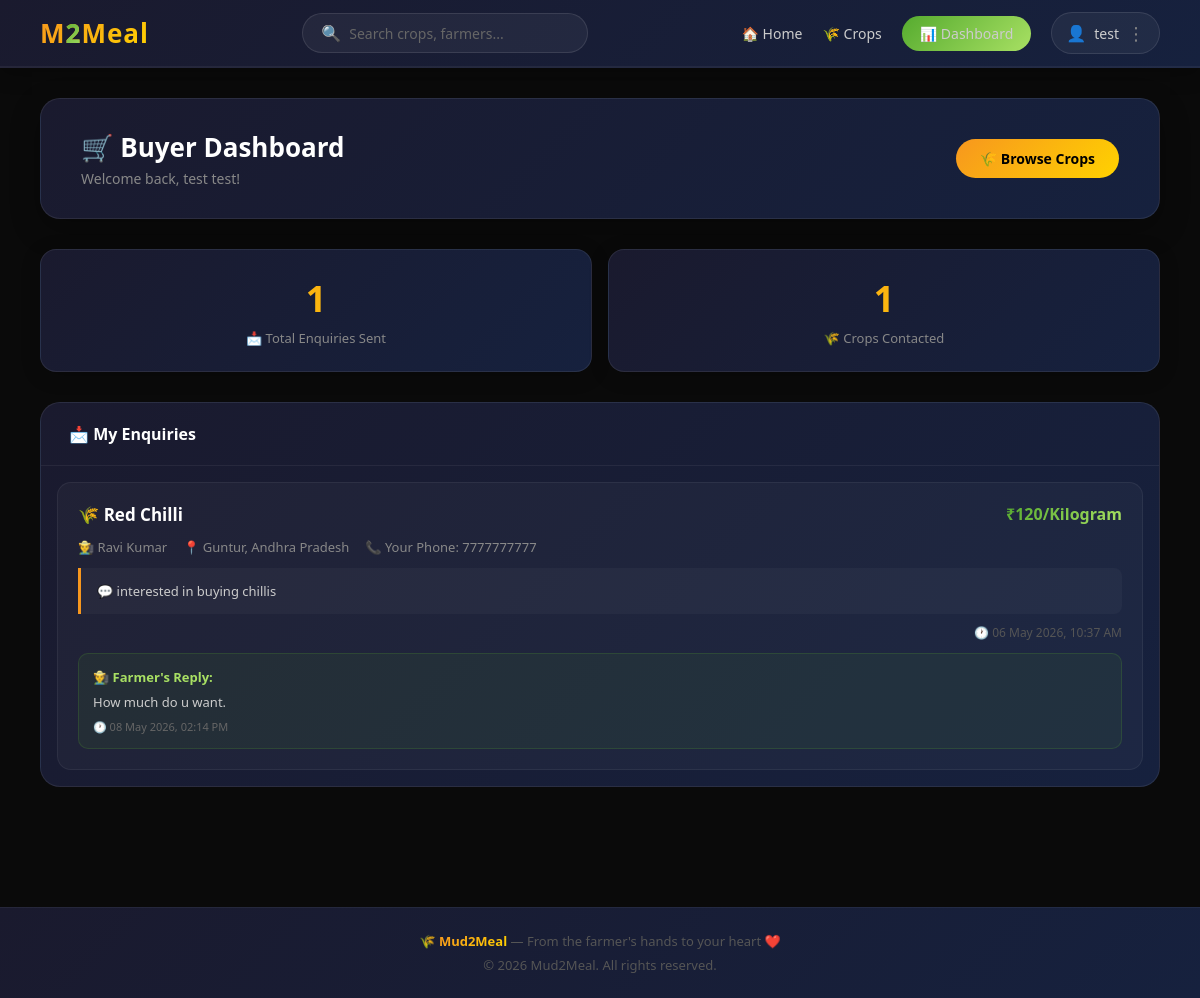
/buyer-dashboard/ (signed in), run on the app's committed database.
### market/models.py (models this page shows, shortened)
class Enquiry(models.Model):
    crop    = models.ForeignKey(Crop, on_delete=models.CASCADE, related_name='enquiries')
    buyer   = models.ForeignKey(BuyerProfile, on_delete=models.CASCADE, related_name='enquiries')
    message = models.TextField()
    phone   = models.CharField(max_length=15, blank=True)
    created = models.DateTimeField(auto_now_add=True)
    is_read = models.BooleanField(default=False)
    class Meta:
        ordering            = ['-created']
        verbose_name_plural = 'Enquiries'

class Crop(models.Model):
    UNIT_CHOICES = [
        ('kg',      'Kilogram'),
        ('quintal', 'Quintal'),
        ('ton',     'Ton'),
        ('dozen',   'Dozen'),
        ('piece',   'Piece'),
    ]
    STATUS_CHOICES = [
        ('available',   'Available'),
        ('sold',        'Sold'),
        ('unavailable', 'Unavailable'),
    ]
    farmer      = models.ForeignKey(FarmerProfile, on_delete=models.CASCADE, related_name='crops')
    category    = models.ForeignKey(Category, on_delete=models.SET_NULL, null=True, related_name='crops')
    name        = models.CharField(max_length=200)
    description = models.TextField(blank=True)
    price       = models.CharField(max_length=100)
    unit        = models.CharField(max_length=20, choices=UNIT_CHOICES, default='kg')
    quantity    = models.CharField(max_length=100, blank=True)
    location    = models.CharField(max_length=200, blank=True)
    district    = models.CharField(max_length=100, blank=True)
    state       = models.CharField(max_length=100, blank=True)
    photo       = models.ImageField(upload_to='crops/', blank=True, null=True)
    status      = models.CharField(max_length=20, choices=STATUS_CHOICES, default='available')
    is_featured = models.BooleanField(default=False)
    created_at  = models.DateTimeField(auto_now_add=True)
    class Meta:
        ordering = ['-created_at']

class FarmerProfile(models.Model):
    user        = models.OneToOneField(User, on_delete=models.CASCADE, related_name='farmer')
    phone       = models.CharField(max_length=15, blank=True)
    address     = models.TextField(blank=True)
    district    = models.CharField(max_length=100, blank=True)
    state       = models.CharField(max_length=100, blank=True)
    photo       = models.ImageField(upload_to='farmers/', blank=True, null=True)
    bio         = models.TextField(blank=True)
    farm_id     = models.CharField(max_length=100, blank=True)
    specialty   = models.CharField(max_length=200, blank=True)
    is_verified = models.BooleanField(default=False)

class EnquiryReply(models.Model):
    enquiry = models.OneToOneField(
        Enquiry, on_delete=models.CASCADE, related_name='reply'
    )
    message = models.TextField()
    created = models.DateTimeField(auto_now_add=True)

### market/views.py (the view)
# urls.py: path('buyer-dashboard/',  views.buyer_dashboard,  name='buyer_dashboard'),
@login_required
def buyer_dashboard(request):
    try:
        buyer = request.user.buyer
    except:
        return redirect('/home/')
    enquiries       = Enquiry.objects.filter(buyer=buyer).order_by('-created')
    total_enquiries = enquiries.count()
    return render(request, 'market/buyer_dashboard.html', {
        'buyer'          : buyer,
        'enquiries'      : enquiries,
        'total_enquiries': total_enquiries,
    })

### market/context_processors.py (called while the page is built)
def user_role(request):
    is_farmer = False
    is_buyer  = False
    if request.user.is_authenticated:
        try:
            request.user.farmer
            is_farmer = True
        except:
            pass
        try:
            request.user.buyer
            is_buyer = True
        except:
            pass
    return {
        'is_farmer': is_farmer,
        'is_buyer' : is_buyer,
    }

### market/templates/market/buyer_dashboard.html (shortened to what this page needs)
{% extends "market/base.html" %}
{% block content %}
<div class="dashboard-header">
    <div>
        <h1>🛒 Buyer Dashboard</h1>
        <p>Welcome back, {{ request.user.get_full_name }}!</p>
    </div>
    <a href="/crops/" class="btn-browse">
        🌾 Browse Crops
    </a>
</div>
<div class="stats">
    <div class="stat-card">
        <div class="number">{{ total_enquiries }}</div>
        <div class="label">📩 Total Enquiries Sent</div>
    </div>
    <div class="stat-card">
        <div class="number">{{ enquiries|length }}</div>
        <div class="label">🌾 Crops Contacted</div>
    </div>
</div>
<div class="enquiries-wrap">
    <div class="section-header">
        📩 My Enquiries
    </div>
    {% if enquiries %}
        {% for enquiry in enquiries %}
        <div class="enquiry-card">
            <div class="enquiry-top">
                <div class="enquiry-crop-name">
                    🌾 {{ enquiry.crop.name }}
                </div>
                <div class="enquiry-price">
                    ₹{{ enquiry.crop.price }}/{{ enquiry.crop.get_unit_display }}
                </div>
            </div>
            <div class="enquiry-meta">
                <span>👨‍🌾 {{ enquiry.crop.farmer.user.get_full_name }}</span>
                <span>📍 {{ enquiry.crop.district }}, {{ enquiry.crop.state }}</span>
                <span>📞 Your Phone: {{ enquiry.phone }}</span>
            </div>
            <div class="enquiry-message">
                💬 {{ enquiry.message }}
            </div>
            <div class="enquiry-date">
                🕐 {{ enquiry.created|date:"d M Y, h:i A" }}
            </div>
            {% if enquiry.reply %}
            <div style="background:rgba(86,171,47,0.08);
                        border:1px solid rgba(86,171,47,0.2);
                        border-radius:10px; padding:14px;
                        margin-top:12px;">
                <div style="color:#a8e063; font-size:13px;
                            font-weight:bold; margin-bottom:6px;">
                    👨‍🌾 Farmer's Reply:
                </div>
                <div style="color:#ccc; font-size:13px; line-height:1.6;">
                    {{ enquiry.reply.message }}
                </div>
                <div style="color:#666; font-size:11px; margin-top:6px;">
                    🕐 {{ enquiry.reply.created|date:"d M Y, h:i A" }}
                </div>
            </div>
            {% else %}
            <div style="color:#666; font-size:12px;
                        margin-top:10px; font-style:italic;">
                ⏳ Waiting for farmer's reply...
            </div>
            {% endif %}
        </div>
        {% endfor %}
    {% endif %}
</div>
{% endblock %}

### market/templates/market/base.html (shortened to what this page needs)
<!DOCTYPE html>
<html lang="en">
<head>
</head>
<body>
<nav class="navbar">
    <a href="/home/" class="logo">M<span>2</span>Meal</a>
    <div class="search-bar">
        <span>🔍</span>
        <input type="text"
               placeholder="Search crops, farmers..."
               onkeydown="if(event.key==='Enter') window.location='/crops/?q='+this.value">
    </div>
    <ul class="nav-links">
        <li><a href="/home/">🏠 Home</a></li>
        <li><a href="/crops/">🌾 Crops</a></li>
        {% if user.is_authenticated %}
            <li>
                <a href="/dashboard/" class="btn-dashboard">
                    📊 Dashboard
                </a>
            </li>
            <li class="profile-menu">
                <button class="profile-btn" onclick="toggleMenu()">
                    <span class="profile-icon">👤</span>
                    <span class="profile-name">{{ user.first_name }}</span>
                    <span class="dots">⋮</span>
                </button>
            </li>
        {% else %}
            <li><a href="/login/" class="btn-login">Login</a></li>
            <li><a href="/register/" class="btn-register">
                Join as Farmer/Buyer
            </a></li>
        {% endif %}
    </ul>
</nav>
<div class="main">
    {% block content %}{% endblock %}
</div>
<footer class="footer">
    <p>🌾 <span class="highlight">Mud2Meal</span> — From the farmer's hands to your heart ❤️</p>
    <p style="margin-top:6px;">© 2026 Mud2Meal. All rights reserved.</p>
</footer>
</body>
</html>

### market/templates/market/base.html (style rules this page uses)
* { margin: 0; padding: 0; box-sizing: border-box; font-family: 'Segoe UI', sans-serif; }
body { background: #0a0a0a; color: #e0e0e0; }
.navbar { background: linear-gradient(135deg, #1a1a2e, #16213e); padding: 0 40px; height: 68px; display: flex; align-items: center; justify-content: space-between; position: sticky; top: 0; z-index: 100; border-bottom: 2px solid rgba(255,255,255,0.05); box-shadow: 0 4px 20px rgba(0,0,0,0.3); }
.logo { font-size: 26px; font-weight: 900; text-decoration: none; background: linear-gradient(135deg, #f7971e, #ffd200); -webkit-background-clip: text; background-clip: text; -webkit-text-fill-color: transparent; letter-spacing: 1px; }
.logo span { background: linear-gradient(135deg, #56ab2f, #a8e063); -webkit-background-clip: text; background-clip: text; -webkit-text-fill-color: transparent; }
.search-bar { display: flex; align-items: center; background: rgba(255,255,255,0.05); border: 1px solid rgba(255,255,255,0.1); border-radius: 25px; padding: 8px 18px; gap: 8px; transition: border 0.2s; }
.search-bar input { background: none; border: none; outline: none; color: #fff; font-size: 14px; width: 220px; }
.search-bar input::placeholder { color: #666; }
.nav-links { display: flex; align-items: center; gap: 20px; list-style: none; }
.nav-links a { color: #ccc; text-decoration: none; font-size: 14px; font-weight: 500; transition: color 0.2s; }
.btn-dashboard { background: linear-gradient(135deg, #56ab2f, #a8e063); color: #000; padding: 8px 18px; border-radius: 25px; text-decoration: none; font-size: 13px; font-weight: bold; transition: opacity 0.2s; }
.main { padding: 30px 40px; max-width: 1400px; margin: 0 auto; }
.footer { background: linear-gradient(135deg, #1a1a2e, #16213e); text-align: center; padding: 24px; color: #555; font-size: 13px; border-top: 1px solid rgba(255,255,255,0.05); margin-top: 60px; }
.footer .highlight { background: linear-gradient(135deg, #f7971e, #ffd200); -webkit-background-clip: text; background-clip: text; -webkit-text-fill-color: transparent; font-weight: bold; }
.profile-menu { position: relative; }
.profile-btn { display: flex; align-items: center; gap: 8px; background: rgba(255,255,255,0.05); border: 1px solid rgba(255,255,255,0.1); border-radius: 25px; padding: 8px 14px; color: #ccc; font-size: 14px; cursor: pointer; transition: all 0.2s; }
.profile-icon { font-size: 16px; }
.profile-name { font-weight: 500; }
.dots { font-size: 18px; color: #888; }

### data on the page
Enquiry: crop.name "Red Chilli", crop.price "120", crop.unit "Kilogram", crop.farmer.user.get_full_name "Ravi Kumar", crop.district "Guntur", crop.state "Andhra Pradesh", phone "7777777777", message "interested in buying chillis", created "06 May 2026, 10:37 AM", reply.message "How much do u want.", reply.created "08 May 2026, 02:14 PM"

### other printed values
{{ user.first_name }} "test"
{{ request.user.get_full_name }} "test test"
{{ total_enquiries }} "1"
{{ enquiries|length }} "1"
